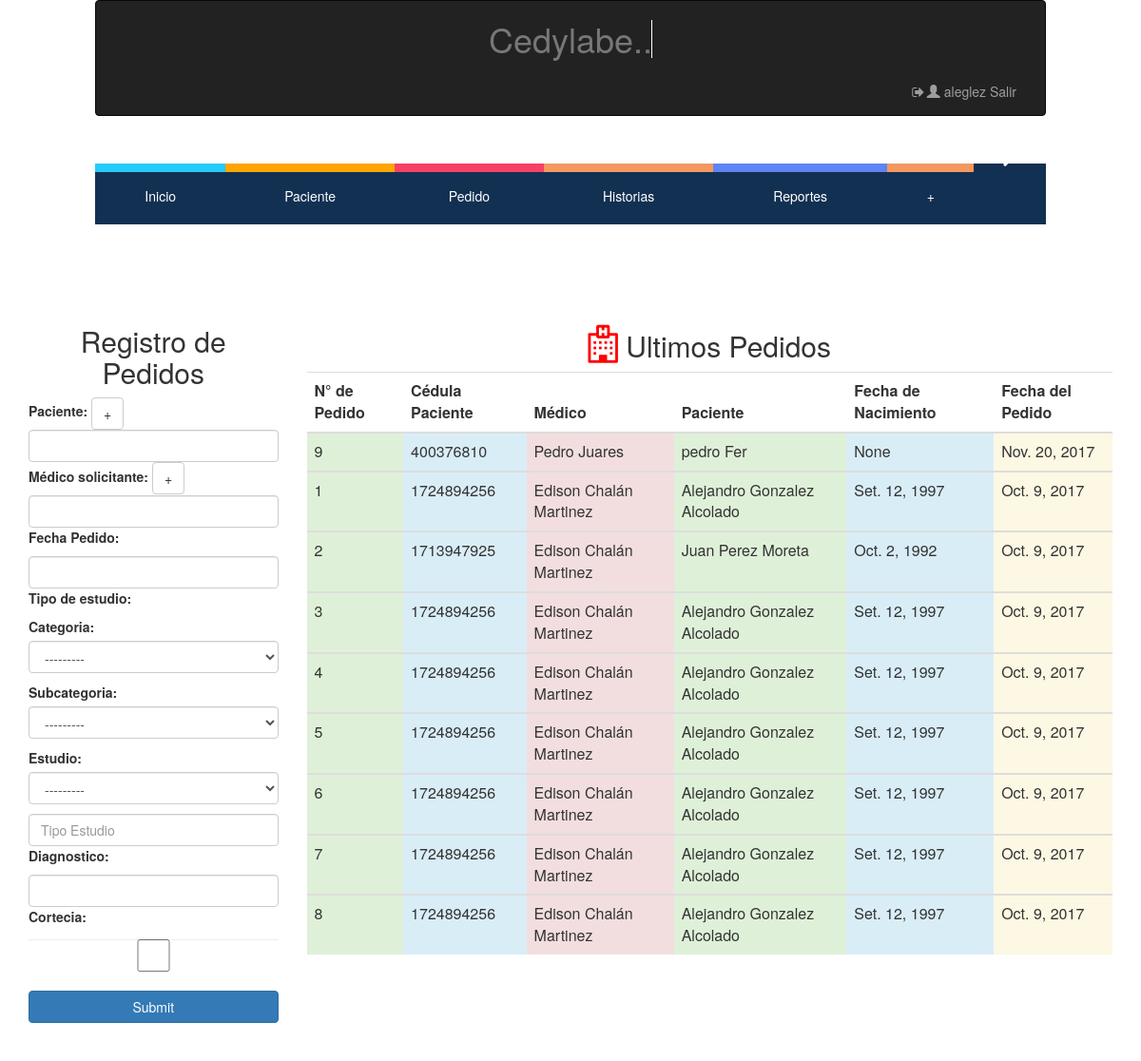
The app's page /pedidos/ (signed in), older data.
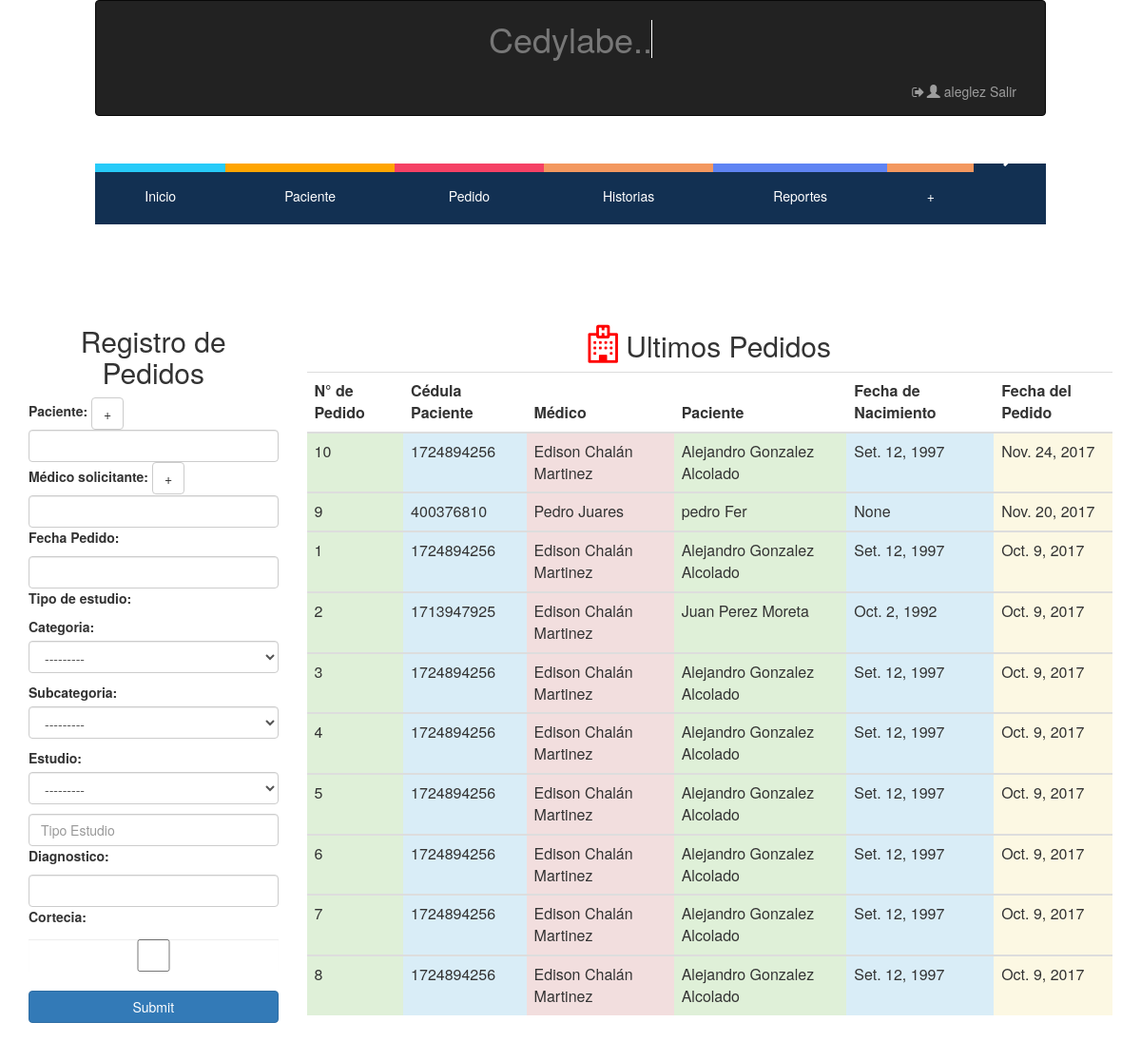
The same page, newer data.
### hcapp/models.py (models this page shows, shortened)
class Pedido(models.Model):
    TRUE_FALSE_CHOICE = ((True, "Yes"),(False, "No"))
    Paciente= models.ForeignKey(Paciente, on_delete=models.PROTECT)
    Medico= models.ForeignKey(MedicoSolicitante, on_delete=models.PROTECT)
    Diagnostico_presuntivo= models.CharField(max_length=255, null=True, blank=True)
    Fecha_pedido = models.DateField(auto_now=True) # auto_add será valido ???
    Fecha = models.DateField(auto_now=True)
    Cortecia = models.BooleanField(choices=TRUE_FALSE_CHOICE)

class Paciente (models.Model):
    Cedula = models.IntegerField(null=False, blank=False, unique=True, error_messages={'unique':"Ya existe un paciente con esta cédula en el sistema"}) # es necesaria?
    Nombre = models.CharField(max_length=128, null=False, blank=False)
    Apellido = models.CharField(max_length=128, null=False, blank=False)
    Telefono = models.IntegerField(validators=[MaxValueValidator(9999999999)], null=True, blank=True)
    Fecha_nacimiento= models.DateField(null= True, blank=True)
    Fecha_ingreso= models.DateField(auto_now=True, auto_now_add=False)
    '''def save(self, *args, **kwargs):
        if not self.Edad:
            self.Edad = calculate_age(self.Fecha_nacimiento)
        super(Paciente, self).save(*args, **kwargs)'''

class MedicoSolicitante (models.Model):
    Nombre = models.CharField(max_length=128, null=False, blank=False)
    Apellido = models.CharField(max_length=128, null=False, blank=False)
    Telefono = models.IntegerField(validators=[MaxValueValidator(9999999999)], null=True, blank=True)
    Fecha = models.DateField(auto_now=True)

### hcapp/views.py (the view)
# urls.py: url(r'^pedidos/$',user_passes_test(views.superuser_or_medico)(views.PedidosHome) ,name="Home-Pedidos"),
def PedidosHome(request):
    nform=NombreEstudioForm()
    form=PedidoForm()
    drop=TipoEstudioForm()
    ultimos_pedidos= Pedido.objects.order_by('-Fecha')[:10]
    context={'form':form, 'nombre_estudio_form':nform,
    'drop_form':drop, 'ultimos_pedidos':ultimos_pedidos}
    return render(request, "hcapp/pedidos_home.html",context )

### hcapp/forms.py
class PedidoForm(forms.Form):
    Paciente = forms.CharField(validators=[validar_cliente_existe], widget=forms.TextInput(attrs={'class': 'form-control'}))
    Medico= forms.CharField(validators=[validar_medico_existe], label='Médico solicitante',required=False)
    Fecha= forms.DateField(label='Fecha Pedido',required=False)
    Estudio=forms.CharField(widget=forms.TextInput(attrs={'placeholder': 'Tipo Estudio', 'title': 'Escribe el nombre del estudio y se autocompletará'}), label='Tipo de estudio',validators=[validar_estudio_existe])
    Diagnostico=forms.CharField(required=False)
    Cortecia = forms.BooleanField(widget=forms.CheckboxInput(attrs={'title': 'Haz click si este pedido será una Cortecía'}),required=False)
    def __init__(self, *args, **kwargs):
        super(PedidoForm, self).__init__(*args, **kwargs)
        for x, y in self.fields.items():
            self.fields[x].widget.attrs.update({'class': 'form-control'})

class NombreEstudioForm(forms.Form):
    Estudio=forms.CharField(widget=forms.TextInput(attrs={'class': 'form-control'}), label='Tipo de estudio',validators=[validar_estudio_existe],required=False)

### hcapp/templates/hcapp/pedidos_home.html (shortened to what this page needs)
{% extends "hcapp/index.html" %}
{% load staticfiles %}
{% block contenido %}
<div class="container">
  <div class="row">
    <div class="col-md-3 col-xs-4 col-sm-6">
      <form method="post" action="{% url 'hcapp:Crear-Pedidos' %}">
        <h2 align="center">Registro de Pedidos</h2>
          {% for field in form%}
          <label> {{field.label_tag}} </label>
          {% if field.name == 'Paciente' %}
        <input title="Crear nuevo Paciente" target="_blank" type="button" class="btn btn-default" value="+" onclick="window.open('{% url 'hcapp:Crear-Paciente' %}')">
        {% endif %}
        {% if field.name == 'Medico' %}
        <input title="Crear nuevo Médico" type="button" class="btn btn-default" value="+" onclick="window.open ('{% url 'hcapp:Crear-Medico' %}')">
        {% endif %}
        {% if field.name == 'Estudio' %}
        {{drop_form.as_p}}
        {% endif %}
            <div > {{ field }} </div>
        {% endfor %}
        <br>
        <input type="submit" class="btn btn-primary btn-block" name="enviar">
        <br>
    </form>
    </div>
      <div class="col-md-9 col-xs-8 col-sm-6">
        <div class="table-responsive" align="center">
          <table class="table Contextual Classes" >
                          <thead>
                              <tr colspan="6" align="center"><center><h2><i class="fa fa-hospital-o" style="font-size:40px;color: red"></i> Ultimos Pedidos</h2></center></tr>
                            <tr>
                                <th align="center"> N° de Pedido </th>
                                <th align="center"> Cédula Paciente </th>
                                <th align="center"> Médico </th>
                                <th align="center"> Paciente </th>
                                <th align="center"> Fecha de Nacimiento </th>
                                <th align="center"> Fecha del Pedido </th>
                            </tr>
                          </thead>
                              {% for pedido in ultimos_pedidos %}
                          <tbody>
                           <tr>
                                <td class="success">
                                   {{pedido.pk}}
                                </td>
                                <td class="info">
                                   {{pedido.Paciente.Cedula}}
                                </td>
                                <td class="danger">
                                    {{pedido.Medico.Nombre}} {{pedido.Medico.Apellido}}
                                </td>
                                <td class="success">
                                    {{pedido.Paciente.Nombre }}  {{pedido.Paciente.Apellido}}
                                </td>
                                <td class="info">
                                  {{pedido.Paciente.Fecha_nacimiento}}
                                </td>
                                <td class="warning">
                                  {{pedido.Fecha_pedido}}
                                </td>
                            </tr>
                            </tbody>
                            {% endfor %}
                    </table>
                </div>
            </div>
        <br>
  </div>
</div>
{% endblock contenido %}

Row changes from the older to the newer data that the page shows:
added Pedido: pk "10", Paciente.Cedula "1724894256", Medico.Nombre "Edison", Medico.Apellido "Chalán Martinez", Paciente.Nombre "Alejandro", Paciente.Apellido "Gonzalez Alcolado", Paciente.Fecha_nacimiento "Set. 12, 1997", Fecha_pedido "Nov. 24, 2017"
